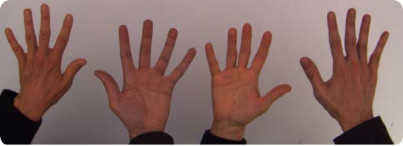
#> input picture Python/Modelado/TrabajoClase/Practica_gatos/manos.jpg, 403 x 146 px
$ python contorno.py
#> lines starting #> are read from the running program, lines starting #| are printed output that depends on the picture; after the words box and inside, x2 and y2 are one past the last pixel; in counts of white or black regions, pixels touching at a corner belong together
import cv2

image = cv2.imread("manos.jpg")
#> image is the input picture: shape (146, 403, 3); mean B, G, R 101.2, 105.6, 134.2
# convert to RGB
image = cv2.cvtColor(image, cv2.COLOR_BGR2RGB)
# convert to grayscale
gray = cv2.cvtColor(image, cv2.COLOR_RGB2GRAY)
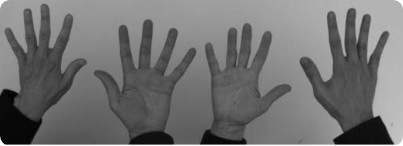
#> gray: shape (146, 403); min 0, max 255, mean 113.6

canny = cv2.Canny(gray, 50, 150)
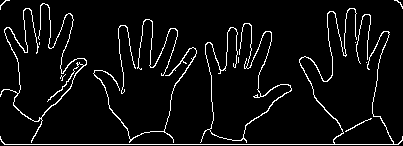
#> canny: shape (146, 403); 5.7% white in thin lines or dots

# show it
cv2.imshow("frame2",canny)
cv2.waitKey(0)
cv2.destroyAllWindows()

(contornos, _) = cv2.findContours(canny.copy(), cv2.RETR_EXTERNAL, cv2.CHAIN_APPROX_SIMPLE)
#> contornos = 15 contours, 10 with area under 20; largest, box (x1, y1, x2, y2) and area: (0, 3, 87, 143) 162, (0, 8, 403, 145) 116, (200, 23, 292, 143) 100, (93, 47, 197, 143) 96, (137, 19, 178, 76) 24


print("He encontrado {} objetos".format(len(contornos)))
#| He encontrado 15 objetos

cv2.drawContours(image, contornos, -1, (0, 0, 255), 2)
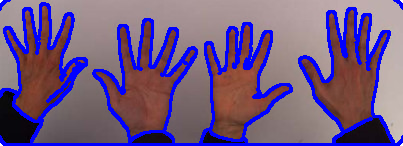
#> image: shape (146, 403, 3); mean R, G, B 111.4, 88, 130.1
cv2.imshow("contornos", image)

cv2.waitKey(0)

$ run again, with Python/Modelado/TrabajoClase/Practica_gatos/copas.png saved as Python/Modelado/TrabajoClase/Practica_gatos/manos.jpg
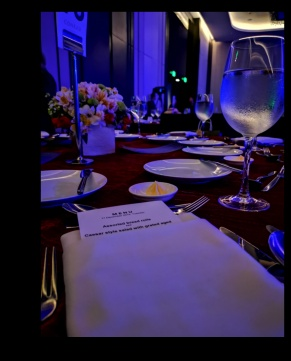
#> input picture Python/Modelado/TrabajoClase/Practica_gatos/copas.png, 291 x 361 px
#> image is the input picture: shape (361, 291, 3); mean B, G, R 72.6, 35.5, 46.9
#> `canny = cv2.Canny(gray, 50, 150)`:
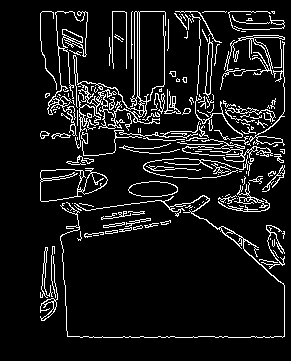
#> canny: shape (361, 291); 9.2% white in thin lines or dots, all inside (x1, y1, x2, y2) = (40, 11, 285, 338)
#> contornos = 167 contours, 133 with area under 20; largest, box (x1, y1, x2, y2) and area: (73, 11, 166, 129) 1620, (40, 168, 108, 202) 1500, (47, 11, 88, 120) 1100, (128, 181, 178, 197) 584, (75, 95, 101, 149) 294
#| He encontrado 167 objetos
#> `cv2.drawContours(image, contornos, -1, (0, 0, 255), 2)`:
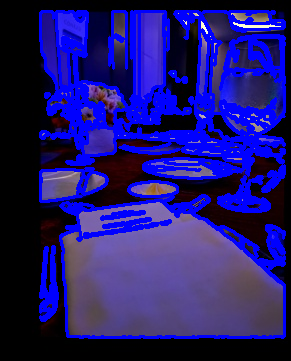
#> image: shape (361, 291, 3); mean R, G, B 31.8, 23.9, 113
